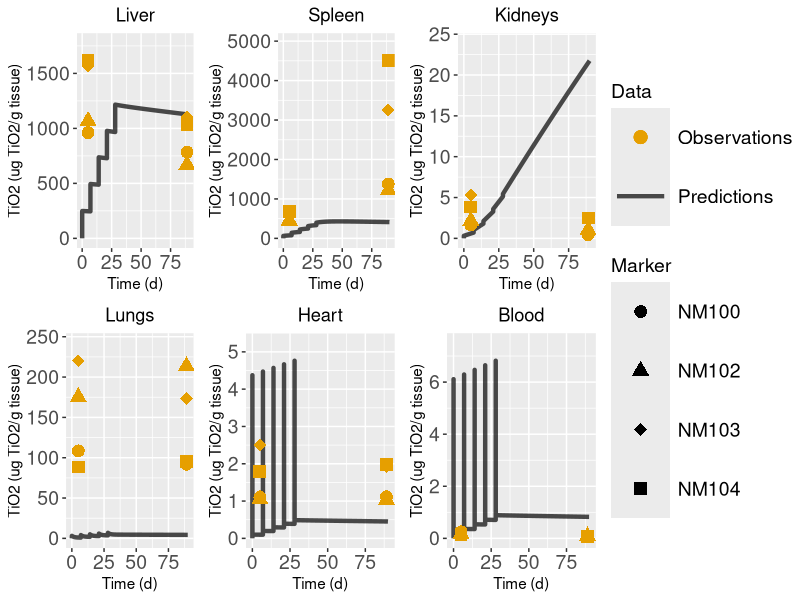

R code for this plot: (Note: this script raises an error after producing the figure.)
library(deSolve)
setwd("/Users/vassilis/Documents/GitHub/PBK_Grouping/Validation")


#####################################
### Function to create Parameters ###
#####################################
create.params <- function(user_input){
  with( as.list(user_input),{
    ### Important!!! each compartment has a specific index vectors Tissue_fractions, Regional_flow_fractions, Capillary_fractions and cannot be changed
    # The index of each compartment:
    #Rest of Body (rob) --> 1
    #Heart (ht) --> 2
    #Kidneys (ki) --> 3
    #Brain (br) --> 4
    #Spleen (spl) --> 5
    #Lungs (lu) --> 6
    #Liver (li) --> 7
    #Uterus (ut) --> 8
    #Bone (bone) --> 9
    #Adipose (ad) --> 10
    #Skin (skin) --> 11
    #Muscles (mu) --> 12
    #Gastrointestinal track (GIT) --> 13
    
    
    comp_names <- list( "RoB"="RoB","Heart"="Heart", "Kidneys"="Kidneys", "Brain"= NA, "Spleen"="Spleen",
                        "Lungs"="Lungs", "Liver"="Liver", "Uterus"=NA, "Bone"="Bone", "Adipose"=NA, "Skin"=NA,
                        "Muscles"=NA, "GIT"="GIT") #used as input in function, compartments that are used in pbpk
    
    
    # List with names of all possible compartments
    all_comps <- list("RoB"="RoB","Heart"="Heart", "Kidneys"="Kidneys", "Brain"="Brain", "Spleen"="Spleen",
                      "Lungs"="Lungs", "Liver"="Liver", "Uterus"="Uterus", "Bone"="Bone", "Adipose"="Adipose", "Skin"="Skin", "Muscles"="Muscles",
                      "GIT"="GIT") # List with names of all possible compartments
    
    ### Density of tissues/organs
    d_tissue <- 1 #g/ml
    d_skeleton <- 1.92 #g/ml
    d_adipose <- 0.940 #g/ml
    
    Q_total <- (1.54*mass^0.75)*60 # Total Cardiac Output (ml/h)
    
    Total_Blood <- 0.06*mass+0.77 # Total blood volume (ml)
    
    fr_ad <- 0.0199*mass + 1.644 # w in g,  Brown et al.1997 p.420. This equation gives the  adipose % of body weight 
    
    
    # Physiological parameters units
    # V_blood, V_ven, V_art (ml): Volume of total blood, venous blood and arterial blood
    # w_i (g):                    mass of tissue or organ "i"
    # V_tis_i (ml):                volume of tissue or organ "i"
    # V_cap_i (ml):                volume of capillary blood in tissue "i"
    # Q_i, Q_total (ml/h):        regional blood flow of tissue or organ "i"
    
    fractions <- matrix(rep(NA, 4*13), ncol = 4)
    colnames(fractions) <- c("Tissue.weight.fraction.(%.of.BW)", "Regional.flow.fractions.(%.of.total.cardiac.output)",
                             "Capillary.fractions.(fraction.of.tissue.volume)", "Macrophage.fractions.(fraction.of.tissue.volume)" )
    fractions[,1] <- c(NA, 0.33, 0.730, 0.570, 0.200, 0.500, 3.660, 0.011, 10.000, NA, 19.030, 40.000, 2.700)
    fractions[,2] <- c(NA, 4.90, 14.10, 2.00, 1.22, 100.00, 17.40, 1.11, 12.20, 7.00, 5.80, 27.80, 14.00)
    fractions[,3] <- c(0.0400, 0.2600, 0.1600, 0.0300, 0.2200, 0.3600, 0.2100, 0.0770, 0.0400, 0.0055, 0.0200, 0.0143, 0.0500)
    fractions[,4] <- c(0.02, 0.02, 0.02, 0.04, 0.30, 0.04, 0.10, 0.02, 0.04, 0.04, 0.02, 0.02, NA)
    rownames(fractions) <- all_comps
    
    #Tissue weight fraction 
    Tissue_fractions <- fractions[,1]/100 # % of BW. Na values refers to the volume of the rest organs(RoB)
    Tissue_fractions[10] <- fr_ad/100
    #Regional blood flow fraction
    Regional_flow_fractions <- fractions[,2]/100 # % of total cardiac output
    #Capillary volume fractions (fractions of tissue volume)
    Capillary_fractions <- fractions[,3] # of tissue volume
    
    
    W_tis <- rep(0,length(comp_names))
    V_tis <- rep(0,length(comp_names))
    V_cap <- rep(0,length(comp_names))
    W_macro <- rep(0,length(comp_names))  #one more for blood compartment
    Q <- rep(0,length(comp_names))
    
    # The following values were calculated by dividing the %ID/ g tissue with the %ID w/o free 48 from Table 2 of Kreyling et al. (2017)
    # Thus, they represent the average mass, in grams, of the respective tissues in each time group.
    liver_expw <- mean(c(8.57, 8.92, 9.30, 8.61, 9.20))
    spleen_expw <- mean(c(0.93, 0.75, 0.97, 0.68, 0.71))
    kidneys_expw <- mean(c(2.27, 2.36, 2.44, 2.11, 2.26))
    lungs_expw <- mean(c(1.87, 1.60, 1.80, 1.48, 1.31))
    heart_expw <- mean(c(0.89, 1.00, 1.00, 1.00, 0.88))
    blood_expw <- mean(c(16.52, 17.45, 15.33, 18.50, 18.00))
    carcass_expw <- mean(c(206.00, 203.33, 184.00, 202.00, 203.75))
    skeleton_expw <- mean(c(26.15, 27.50, 25.56, 25.79, 25.26))
    soft_tissues <- mean(c(228.57, 253.85, 214.29, 225.93, 231.04))
    
    ### Calculation of tissue weights  
    W_tis[2] <- heart_expw
    W_tis[3] <- kidneys_expw
    W_tis[5] <- spleen_expw
    W_tis[6] <- lungs_expw
    W_tis[7] <- liver_expw
    W_tis[9] <- skeleton_expw
    W_tis[13] <- Tissue_fractions[13]*mass
    
    
    for (i in 1:length(comp_names)) {
      control <- comp_names[i]
      
      Regional_flow_fractions[i] <- ifelse(is.na(control), NA, Regional_flow_fractions[i])
      Capillary_fractions[i] <- ifelse(is.na(control), NA, Capillary_fractions[i])
      
      ###Calculation of tissue volumes
      
      if (i==9){
        V_tis[i] <- W_tis[i]/d_skeleton
      } else if(i==10){
        V_tis[i] <- W_tis[i]/d_adipose
      } else{
        V_tis[i] <- W_tis[i]/d_tissue 
      }
      
      ###Calculation of capillary volumes
      V_cap[i] <- V_tis[i]*Capillary_fractions[i]
      
      ###Calculation of regional blood flows
      Q[i] <- Q_total*Regional_flow_fractions[i]
    }
    
    
    ### Calculations for "Soft tissue" compartment
    W_tis[1] <- mass - sum(W_tis[2:length(W_tis)], na.rm = TRUE)-Total_Blood
    V_tis[1] <- W_tis[1]/d_adipose     
    Q[1] <- Q_total - sum(Q[2:length(Q)],na.rm = TRUE) + Q[6]
    V_cap[1] <- V_tis[1]*Capillary_fractions[1] #Total_Blood - Vven - Vart - sum(V_cap[2:length(V_cap)], na.rm = TRUE)
    
    parameters <- matrix(c(W_tis[],V_tis[],V_cap[],Q[],W_macro[]), ncol = 5)
    colnames(parameters) <- c("W_tis", "V_tis", "V_cap", "Q", "W_macro")
    rownames(parameters) <- all_comps
    
    Vven=0.64*Total_Blood
    Vart=0.15*Total_Blood
    Wm_ven=0.01*Vven
    Wm_art=0.01*Vart
    
    return(list(
      "Q_total"=Q_total, "V_blood"=Total_Blood, "V_ven"=Vven, "V_art"=Vart,
      
      "w_rob"=parameters[1,1], "w_ht"=parameters[2,1], "w_ki"=parameters[3,1], "w_spl"=parameters[5,1], "w_lu"=parameters[6,1], "w_li"=parameters[7,1], "w_bone"=parameters[9,1], "w_git"=parameters[13,1],
      
      "V_tis_rob"=parameters[1,2], "V_tis_ht"=parameters[2,2], "V_tis_ki"=parameters[3,2], "V_tis_spl"=parameters[5,2], "V_tis_lu"=parameters[6,2], "V_tis_li"=parameters[7,2], "V_tis_bone"=parameters[9,2], "V_tis_git"=parameters[13,2], 
      
      "V_cap_rob"=parameters[1,3], "V_cap_ht"=parameters[2,3], "V_cap_ki"=parameters[3,3], "V_cap_spl"=parameters[5,3], "V_cap_lu"=parameters[6,3], "V_cap_li"=parameters[7,3], "V_cap_bone"=parameters[9,3], "V_cap_git"=parameters[13,3],
      
      "Q_rob"=parameters[1,4], "Q_ht"=parameters[2,4], "Q_ki"=parameters[3,4], "Q_spl"=parameters[5,4], "Q_lu"=parameters[6,4], "Q_li"=parameters[7,4], "Q_bone"=parameters[9,4], "Q_git"=parameters[13,4],
      "dose" = dose, "administration" = administration_time
      
    ))
  })
}


#===============================================
#2. Function to create initial values for ODEs 
#===============================================

create.inits <- function(parameters){
  with( as.list(parameters),{
    M_ht<-0; M_lu<-0; M_li<-0; M_spl<-0; M_ki<-0; M_git<-0; M_bone<-0; M_rob<-0;
    
    M_cap_ht<-0; M_cap_lu<-0; M_cap_li<-0; M_cap_spl<-0; M_cap_ki<-0; M_cap_git<-0; M_cap_bone<-0; M_cap_rob<-0;
    
    M_lumen <- 0;
    M_ven<-0; M_art<-0
    M_feces<-0; M_urine<-0 
    
    return(c("M_ht" = M_ht, "M_lu" = M_lu, 
             "M_li" = M_li, "M_spl" = M_spl, 
             "M_ki" = M_ki, "M_git" = M_git, 
             "M_bone" = M_bone,"M_rob"=M_rob,
             
             "M_cap_ht" = M_cap_ht, "M_cap_lu" = M_cap_lu, 
             "M_cap_li" = M_cap_li, "M_cap_spl" = M_cap_spl, 
             "M_cap_ki" = M_cap_ki, "M_cap_git" = M_cap_git, 
             "M_cap_bone" = M_cap_bone,"M_cap_rob"=M_cap_rob,
             
             "M_lumen" = M_lumen,
             "M_ven" = M_ven, "M_art" = M_art, "M_feces" = M_feces, "M_urine" = M_urine))
    
  })
}

#==============
#3.Function for creating events #
#==============
create.events<- function(parameters){
  with( as.list(parameters),{
    
    ldose <- length(dose)
    ltimes <- length(administration)
    
    addition <- dose
    if (ltimes == ldose){
      events <- list(data = rbind(data.frame(var = "M_ven",  time = administration, 
                                             value = addition, method = c("add")) ))
    }else{
      stop("The times when the drug is injected should be equal in number to the doses")
    }
    
    
    return(events)
  }) 
}

###################
# 4.Custom function 
###################

custom.func <- function(){
  return()
}


#==============
#5. ODEs System
#==============
ode.func <- function(time, Initial.values, Parameters, custom.func){
  with( as.list(c(Initial.values, Parameters)),{
    
    position <- c(1,2,3,4,3,1,5,1,6,7,6,8,7,6,9,10)
    fit_pars <-exp(c(-0.133735, 2.122784, 7.684528, 6.6723, 1.761389, -2.18345, 
                     -9.489032, -2.726946, -6.120888, -8.849567, -2.124971, -9.946329)) 
    
    P_ht <- fit_pars[position[1]]
    P_lu <- fit_pars[position[2]]
    P_li <- fit_pars[position[3]]
    P_spl <- fit_pars[position[4]]
    P_ki <- fit_pars[position[5]]
    P_git <- fit_pars[position[6]]
    P_bone <- fit_pars[position[7]]
    P_rob <- fit_pars[position[8]]
    
    x_ht <- fit_pars[position[9]]
    x_lu <- fit_pars[position[10]]
    x_li <- fit_pars[position[11]]
    x_spl <- fit_pars[position[12]]
    x_ki <- fit_pars[position[13]]
    x_git <- fit_pars[position[14]]
    x_bone <- fit_pars[position[15]]
    x_rob <- fit_pars[position[16]]
    
    CLE_f <- fit_pars[length(fit_pars)-1]
    CLE_h <- fit_pars[length(fit_pars)]
    CLE_u <- 0
    
    
    # Concentrations (micro grams of NPs)/(g tissue)
    C_ht <- M_ht/w_ht
    C_cap_ht <- M_cap_ht/V_cap_ht
    C_lu <- M_lu/w_lu
    C_cap_lu <- M_cap_lu/V_cap_lu
    C_li <- M_li/w_li
    C_cap_li <- M_cap_li/V_cap_li
    C_spl <- M_spl/w_spl
    C_cap_spl <- M_cap_spl/V_cap_spl
    C_ki <- M_ki/w_ki
    C_cap_ki <- M_cap_ki/V_cap_ki
    C_git <- M_git/w_git
    C_cap_git <- M_cap_git/V_cap_git
    C_bone <- M_bone/w_bone
    C_cap_bone <- M_cap_bone/V_cap_bone
    C_rob <- M_rob/w_rob
    C_cap_rob <- M_cap_rob/V_cap_rob
    
    C_ven <- M_ven/V_ven
    C_art <- M_art/V_art
    
    # Heart
    dM_cap_ht <- Q_ht*(C_art - C_cap_ht) - x_ht*Q_ht*(C_cap_ht - C_ht/P_ht)
    dM_ht <- x_ht*Q_ht*(C_cap_ht - C_ht/P_ht) 
    
    # Lungs
    dM_cap_lu <- Q_total*(C_ven - C_cap_lu) - x_lu*Q_total*(C_cap_lu - C_lu/P_lu)
    dM_lu <-  x_lu*Q_total*(C_cap_lu - C_lu/P_lu)
    
    # Liver 
    dM_cap_li <- Q_li*(C_art - C_cap_li) + Q_spl*(C_cap_spl - C_cap_li) + Q_git*(C_cap_git - C_cap_li) -
      x_li*(Q_li+Q_git+Q_spl)*(C_cap_li - C_li/P_li)
    dM_li <- x_li*(Q_li+Q_git+Q_spl)*(C_cap_li - C_li/P_li) - CLE_h*M_li
    
    # Spleen
    dM_cap_spl <- Q_spl*(C_art - C_cap_spl) - x_spl*Q_spl*(C_cap_spl - C_spl/P_spl)
    dM_spl <- x_spl*Q_spl*(C_cap_spl - C_spl/P_spl) 
    
    # Kidneys
    dM_cap_ki <- Q_ki*(C_art - C_cap_ki) - x_ki*Q_ki*(C_cap_ki - C_ki/P_ki)- CLE_u*M_cap_ki
    dM_ki <- x_ki*Q_ki*(C_cap_ki - C_ki/P_ki) 
    
    # GIT - Gastrointestinal Track
    dM_cap_git <- Q_git*(C_art - C_cap_git) - x_git*Q_git*(C_cap_git - C_git/P_git)
    dM_git <- x_git*Q_git*(C_cap_git - C_git/P_git) 
    dM_lumen <- CLE_h*M_li - CLE_f *M_lumen 
    
    # Bone
    dM_cap_bone <- Q_bone*(C_art - C_cap_bone) - x_bone*Q_bone*(C_cap_bone - C_bone/P_bone)
    dM_bone <- x_bone*Q_bone*(C_cap_bone - C_bone/P_bone) 
    
    
    # RoB - Rest of Body
    dM_cap_rob <- Q_rob*(C_art - C_cap_rob) - x_rob*Q_rob*(C_cap_rob - C_rob/P_rob)
    dM_rob <- x_rob*Q_rob*(C_cap_rob - C_rob/P_rob) 
    
    # Urine
    dM_urine <- CLE_u*M_cap_ki
    
    # Feces
    dM_feces <- CLE_f*M_lumen
    
    # Venous Blood
    dM_ven <- Q_ht*C_cap_ht + (Q_li + Q_spl+Q_git)*C_cap_li + Q_ki*C_cap_ki +
      Q_bone*C_cap_bone + Q_rob*C_cap_rob - Q_total*C_ven
    
    # Arterial Blood
    dM_art <-  Q_total*C_cap_lu - Q_total*C_art
    
    Blood_total <- M_ven + M_art + M_cap_ht + M_cap_lu +M_cap_li+M_cap_spl+
      M_cap_ki+ M_cap_git+M_cap_bone+M_cap_rob
    Blood <- Blood_total/(V_blood)
    
    C_git_total <- (M_git+M_lumen)/w_git
    
    list(c("dM_ht" = dM_ht, "dM_lu" = dM_lu, 
           "dM_li" = dM_li, "dM_spl" = dM_spl, 
           "dM_ki" = dM_ki, "dM_git" = dM_git, 
           "dM_bone" = dM_bone,"dM_rob"=dM_rob,
           
           "dM_cap_ht" = dM_cap_ht, "dM_cap_lu" = dM_cap_lu, 
           "dM_cap_li" = dM_cap_li, "dM_cap_spl" = dM_cap_spl, 
           "dM_cap_ki" = dM_cap_ki, "dM_cap_git" = dM_cap_git, 
           "dM_cap_bone" = dM_cap_bone,"dM_cap_rob"=dM_cap_rob,
           
           "dM_lumen" = dM_lumen,
           "dM_ven" = dM_ven, "dM_art" = dM_art, "dM_feces" = dM_feces, "dM_urine" = dM_urine),
         
         "Heart" = M_ht+M_cap_ht, "Lungs" = M_lu + M_cap_lu, "Liver" = M_li + M_cap_li,
         "Spleen" = M_spl + M_cap_spl, "Kidneys" = M_ki + M_cap_ki,
         "Git" = M_git+M_lumen + M_cap_git, "Bone" = M_bone + M_cap_bone,
         "RoB" = M_rob + M_cap_rob, "Blood" = M_ven + M_art,
         
         
         "C_Blood"=Blood,
         "C_Heart"=C_ht, "C_Lungs"=C_lu, "C_Liver"=C_li, "C_Spleen"=C_spl,
         "C_Kidneys"=C_ki, "C_Git"=C_git_total, "C_Bone"=C_bone, "C_RoB"=C_rob,
         "Feces"=M_feces, "Urine"=M_urine)
  })
}

##############################
### Load experimental data ###
##############################
Mr_Ti <- 47.867
Mr_TiO2 <- 47.867 + 32
# Load the mean values 
# The units of the values are ug Ti per g of tissue
NM100_single <- openxlsx::read.xlsx("Data/Garaets_data/Female_NM100.xlsx", sheet=1,  colNames = T, rowNames = F)
NM100_single[,-1] <- NM100_single[,-1] * Mr_TiO2/Mr_Ti
NM100_repeated <- openxlsx::read.xlsx("Data/Garaets_data/Female_NM100.xlsx", sheet=2,  colNames = T, rowNames = F)
NM100_repeated[,-1] <- NM100_repeated[,-1] * Mr_TiO2/Mr_Ti

NM102_single <- openxlsx::read.xlsx("Data/Garaets_data/Female_NM102.xlsx", sheet=1,  colNames = T, rowNames = F)
NM102_single[,-1] <- NM102_single[,-1] * Mr_TiO2/Mr_Ti
NM102_repeated <- openxlsx::read.xlsx("Data/Garaets_data/Female_NM102.xlsx", sheet=2,  colNames = T, rowNames = F)
NM102_repeated[,-1] <- NM102_repeated[,-1] * Mr_TiO2/Mr_Ti

NM103_single <- openxlsx::read.xlsx("Data/Garaets_data/Female_NM103.xlsx", sheet=1,  colNames = T, rowNames = F)
NM103_single[,-1] <- NM103_single[,-1] * Mr_TiO2/Mr_Ti
NM103_repeated <- openxlsx::read.xlsx("Data/Garaets_data/Female_NM103.xlsx", sheet=2,  colNames = T, rowNames = F)
NM103_repeated[,-1] <- NM103_repeated[,-1] * Mr_TiO2/Mr_Ti

NM104_single <- openxlsx::read.xlsx("Data/Garaets_data/Female_NM104.xlsx", sheet=1,  colNames = T, rowNames = F)
NM104_single[,-1] <- NM104_single[,-1] * Mr_TiO2/Mr_Ti
NM104_repeated <- openxlsx::read.xlsx("Data/Garaets_data/Female_NM104.xlsx", sheet=2,  colNames = T, rowNames = F)
NM104_repeated[,-1] <- NM104_repeated[,-1] * Mr_TiO2/Mr_Ti

data_list <- list("NM100_single"=NM100_single, "NM100_repeated"=NM100_repeated,
                   "NM102_single"=NM102_single, "NM102_repeated"=NM102_repeated,
                   "NM103_single"=NM103_single, "NM103_repeated"=NM103_repeated,
                   "NM104_single"=NM104_single, "NM104_repeated"=NM104_repeated)



Body_mass <- 174 # g
Dose_per_rat <- 2.3*1000 #ug/rat

####################
### User's INPUT ###
####################
mass <- Body_mass # g  

# Single dose experiments
dose <- Dose_per_rat # ug TiO2
administration_time = 0
user_input <-list("dose" = dose, "mass" = mass, "administration_time" = administration_time)
params<-create.params(user_input)
inits <- create.inits(params)
events_single <- create.events(params)
sample_time_single <- seq(0, 90*24, 0.5)

solution_single <- data.frame(ode(times = sample_time_single,  func = ode.func, y = inits, parms = params, 
                           custom.func = custom.func, method="lsodes",  events = events_single))
predictions_single <- solution_single[,c('time', 'C_Liver', 'C_Spleen', 'C_Kidneys', "C_Lungs", "C_Heart", "C_Blood")]
names(predictions_single)[2:7] <- c("Liver", "Spleen", "Kidneys", "Lungs", "Heart", "Blood")

# Repeated dose experiment
dose <- rep(Dose_per_rat, 5) # ug TiO2
administration_time = seq(0,4)*7*24
user_input <-list("dose" = dose, "mass" = mass, "administration_time" = administration_time)
params<-create.params(user_input)
inits <- create.inits(params)
events_repeated <- create.events(params)
sample_time_repeated <- seq(0, 90*24, 0.5)

solution_repeated <- data.frame(ode(times = sample_time_repeated,  func = ode.func, y = inits, parms = params, 
                           custom.func = custom.func, method="lsodes",  events = events_repeated))

predictions_repeated <- solution_repeated[,c('time', 'C_Liver', 'C_Spleen', 'C_Kidneys', "C_Lungs", "C_Heart", "C_Blood")]
names(predictions_repeated)[2:7] <- c("Liver", "Spleen", "Kidneys", "Lungs", "Heart", "Blood")

predictions_list <- list("predictions_single"=predictions_single,
                         "predictions_repeated"=predictions_repeated)

library(ggplot2)

# Defining the linetype and colour of each curve
cls <-  c("Predictions" = "#000000", "Observations" = "#E69F00")
shapes <- c("NM100" = 16, "NM102" = 17, "NM103" = 18, "NM104"=15)  # You can choose different shapes for each layer

create.plots <- function(exp_data_list, predictions, compartment, y_max =NULL){  
  if(is.null(y_max)){
    y_max = max(c(max(exp_data_list[[1]][compartment]),
                  max(exp_data_list[[2]][compartment]),
                  max(exp_data_list[[3]][compartment]), 
                  max(exp_data_list[[4]][compartment]), 
                  max(predictions[compartment])))
  }
  
  test_plot = ggplot()+
    geom_line(data=predictions, aes(x= time/24, y= !!as.name(compartment), color = "Predictions"), size=1.5,alpha = 0.7) +
    geom_point(data=exp_data_list[[1]], aes(x=Time, y= !!as.name(compartment), color='Observations', shape = 'NM100'), size=4)+
    geom_point(data=exp_data_list[[2]], aes(x=Time, y= !!as.name(compartment), color='Observations', shape = 'NM102'), size=4)+
    geom_point(data=exp_data_list[[3]], aes(x=Time, y= !!as.name(compartment), color='Observations', shape = 'NM103'), size=4)+
    geom_point(data=exp_data_list[[4]], aes(x=Time, y= !!as.name(compartment), color='Observations', shape = 'NM104'), size=4)+
    #scale_y_continuous(trans='log10')+
    ylim(0, 1.1*y_max)+
    labs(title = compartment, 
         y = "TiO2 (ug TiO2/g tissue)",
         x = "Time (d)")+
    theme(plot.title = element_text(hjust = 0.5))+
    scale_color_manual("Data", values=cls)+
    scale_shape_manual("Marker", values = shapes) +
    theme(legend.key.size = unit(1.5, 'cm'),  
          legend.title = element_text(size=14),
          legend.text = element_text(size=14),
          axis.text = element_text(size = 14))
  
  #print(test_plot)
  
}

# Plots for Single dose
plot_compartment <- c("Liver", "Spleen", "Kidneys", "Lungs", "Heart", "Blood")
single_dose_data <- data_list[c(1,3,5,7)]
p1 <-  create.plots(single_dose_data, predictions_list$predictions_single, plot_compartment[1])
p2 <-  create.plots(single_dose_data, predictions_list$predictions_single, plot_compartment[2])
p3 <-  create.plots(single_dose_data, predictions_list$predictions_single, plot_compartment[3])
p4 <-  create.plots(single_dose_data, predictions_list$predictions_single, plot_compartment[4])
p5 <-  create.plots(single_dose_data, predictions_list$predictions_single, plot_compartment[5], y_max=1)
p6 <-  create.plots(single_dose_data, predictions_list$predictions_single, plot_compartment[6], y_max=0.5)

single_dose_plot <- ggpubr::ggarrange(p1, p2, p3, p4, p5, p6, 
                                      ncol=3, nrow=2, 
                                      common.legend = TRUE, legend="right")

# Plots for Repeated dose
plot_compartment <- c("Liver", "Spleen", "Kidneys", "Lungs", "Heart", "Blood")
repeated_dose_data <- data_list[c(2,4,6,8)]
p7 <-  create.plots(repeated_dose_data, predictions_list$predictions_repeated, plot_compartment[1])
p8 <-  create.plots(repeated_dose_data, predictions_list$predictions_repeated, plot_compartment[2])
p9 <-  create.plots(repeated_dose_data, predictions_list$predictions_repeated, plot_compartment[3])
p10 <-  create.plots(repeated_dose_data, predictions_list$predictions_repeated, plot_compartment[4])
p11 <-  create.plots(repeated_dose_data, predictions_list$predictions_repeated, plot_compartment[5])
p12 <-  create.plots(repeated_dose_data, predictions_list$predictions_repeated, plot_compartment[6])

repeated_dose_plot <- ggpubr::ggarrange(p7, p8, p9, p10, p11, p12, 
                                      ncol=3, nrow=2, 
                                      common.legend = TRUE, legend="right")
print(repeated_dose_plot)


# Keep the data for the x-y plot
results_df <- data.frame(matrix(NA, ncol = 9))
colnames(results_df) <- c("Study", "NM Type", "Anatase %", "Rutile %", "Dose", "Injections", "Tissue", "Observed", "Predicted")
Study_name <- c("Garaets et al. (2014)")
# loop over tissues

for (i in 1:length(single_dose_data)) {
  mean_values <- single_dose_data[[i]]
  mean_values[,1] <- mean_values[,1]*24 
  predictions <- predictions_single
  NM_type <- c("NM-100", "NM-102", "NM-103", "NM-104")
  NM_sizes <- c(210, 10, 20, 20, 20)
  anatase <- c(100,100,100,0,0)
  rutile <- 100 - anatase
  for (j in 2:dim(mean_values)[2]) {
    
    added_data <- cbind.data.frame(Study_name , NM_sizes[i], anatase[i], rutile[i], Dose_per_rat, 1 , colnames(mean_values)[j] ,mean_values[,j], predictions[which(predictions$time %in% mean_values$Time), 
                                                                                                       colnames(mean_values)[j]])
    colnames(added_data) <- c("Study", "NM Type", "Anatase %", "Rutile %", "Dose", "Injections", "Tissue", "Observed", "Predicted")
    
    results_df <- rbind(results_df, added_data)
    
  }
}

# Add the data about the repeated dose experiment
for (i in 1:length(repeated_dose_data)) {
  mean_values <- repeated_dose_data[[i]]
  mean_values[,1] <- mean_values[,1]*24 
  predictions <- predictions_repeated
  NM_type <- c("NM-100", "NM-102", "NM-103", "NM-104")
  NM_sizes <- c(210, 10, 20, 20, 20)
  anatase <- c(100,100,100,0,0)  
  for (j in 2:dim(mean_values)[2]) {
    
    added_data <- cbind.data.frame(Study_name , NM_sizes[i], anatase[i], rutile[i], Dose_per_rat*5, 5 , colnames(mean_values)[j] ,mean_values[,j], predictions[which(predictions$time %in% mean_values$Time), 
                                                                                                                                     colnames(mean_values)[j]])
    colnames(added_data) <- c("Study", "NM Type", "Anatase %", "Rutile %", "Dose", "Injections", "Tissue", "Observed", "Predicted")
    
    results_df <- rbind(results_df, added_data)
    
  }
}

results_df <- results_df[-1,]

write.csv(results_df,
          "/Users/vassilis/Documents/GitHub/PBK_Grouping/Validation/Validation_results_data/Garaets_results.csv",
          row.names =F)
